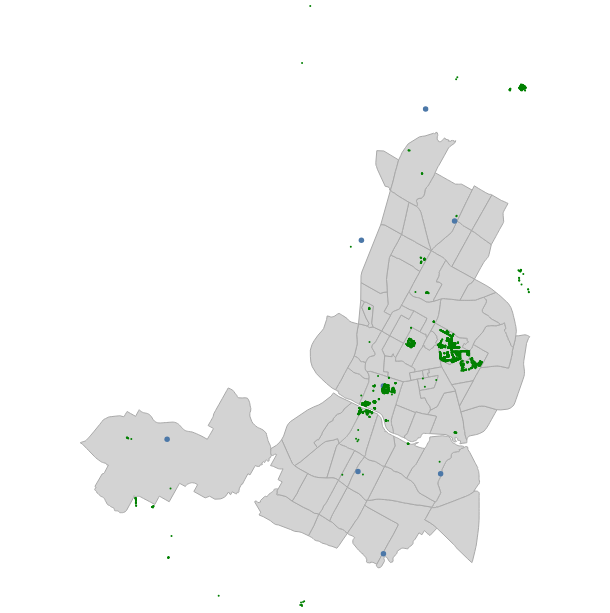

Notebook code cell kept with this figure:
### Code cell
# 2.  
nbhoods = alt.Chart(neighborhoods).mark_geoshape(
    fill="lightgray", stroke="darkgray",
).encode(
    tooltip = ['name'],
).properties(width=600, height=600)

libpts = alt.Chart(libraries).mark_circle(opacity=1).encode(
    longitude='geometry.coordinates[0]:Q',
    latitude='geometry.coordinates[1]:Q',
    tooltip=['name'],
)

treepts = alt.Chart(trees).mark_circle(opacity=1, size=4, color='green').encode(
    longitude='geometry.coordinates[0]:Q',
    latitude='geometry.coordinates[1]:Q',
)

nbhoods + libpts + treepts
